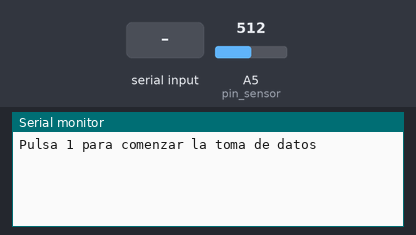
The sketch below on a simulated Arduino Uno, built with avr-gcc and run on an emulated ATmega328P. Shown: the last lines printed to the serial monitor. Inputs (shaded band) come from the test bench; at power-on: A5 (pin_sensor) = 512.

Above: at 1.2 s.
1.3 s: "1" received over Serial
At 1.41 s:
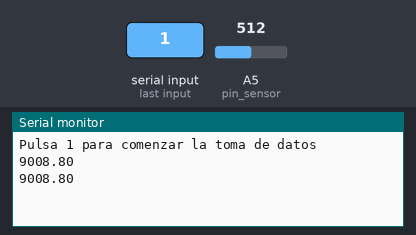
3.2 s: A5 (pin_sensor) set to 610
At 3.22 s:
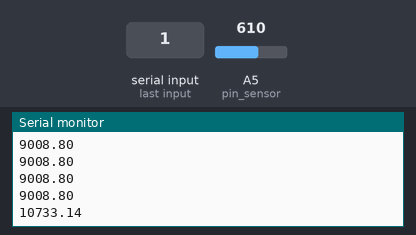
4.7 s: A5 (pin_sensor) set to 590
At 4.73 s:
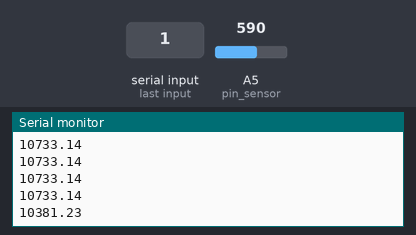
Timing chart, 0 to 7.7 s (numbered marks = the images above; inputs shaded):
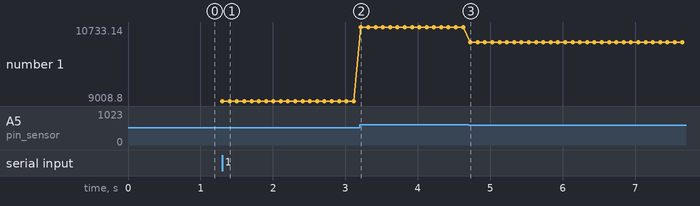

Measured:
- after the input at 1.3 s, the serial monitor: prints a new line at once (image 1)
- after the input at 3.2 s, the serial monitor: prints a new line at once (image 2)
- after the input at 4.7 s, the serial monitor: prints a new line at once (image 3)
- plotted number 1: 9008.8 → 10733.14 after the input at 3.2 s, 10733.14 → 10381.23 after the input at 4.7 s

The sketch:

GET_DATA.ino
```cpp
#define pin_sensor A5
float spd_cte = 3600;
char input;
float adc;
float voltaje;
float value;
int contador;


void setup() {
    Serial.begin(9600);
    pinMode(pin_sensor, INPUT);
}

void loop() {
  contador=1;
  Serial.println("Pulsa 1 para comenzar la toma de datos");
  while (!Serial.available()){
    //Do Absolutely Nothing until something is received over the serial port
  }


  if(Serial.available()>0){
     input= Serial.read();
      if(input== '1'){
        while(contador < 600){
    //MITICA_LINEA ANALOGREAD
        adc = analogRead(pin_sensor);//lectura analógica anemómetro
        voltaje = adc * 5 / 1023; //conversión lectura voltaje
        value = voltaje * spd_cte;
        Serial.println(value);
        contador++;
        delay(100);

    }
    input=0;
    }

}

}
```
